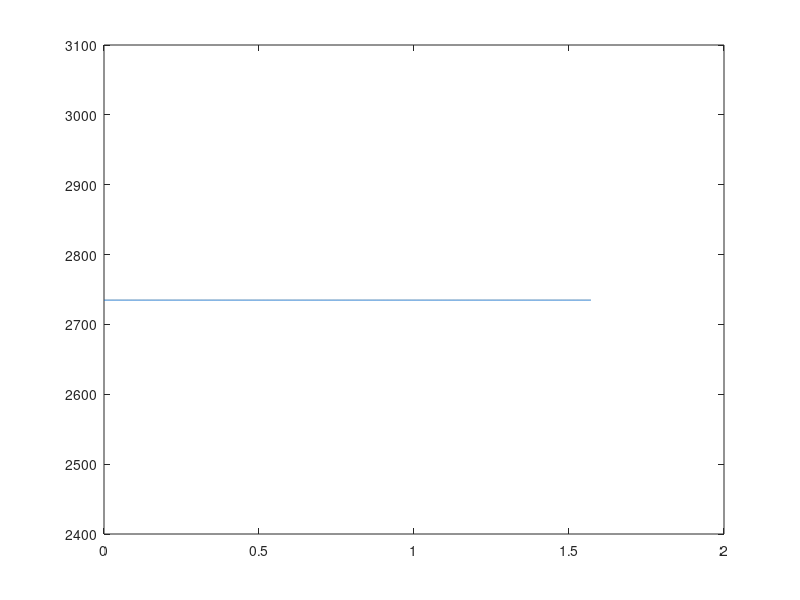

This chart was generated by the following MATLAB code:
%calculate linear distance
C = 0;
d = 1e-6;
center = 1920;
pixel_w = 6.4/3840;
focal_l = 3.6;
lambda1 = 300e-9;
lambda2 = 1000e-9;
theta = 0:0.0001:(pi / 2);
x1 = (asin(lambda1 / d) + theta) * focal_l / pixel_w + center;
x2 = (asin(lambda2 / d) + theta) * focal_l / pixel_w + center;
dx = x2 - x1;
plot(theta, dx);
